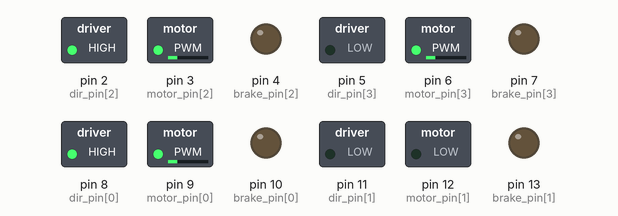
The sketch below on a simulated Arduino Uno, built with avr-gcc and run on an emulated ATmega328P. Parts: switched loads named in the sketch (green lamp = pin HIGH), output pins drawn as LEDs (lit = HIGH).

Above: at 0.05 s.
At 1.95 s:
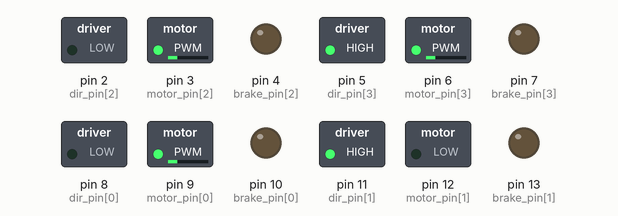
Timing chart, 0 to 3.0 s (numbered marks = the images above):
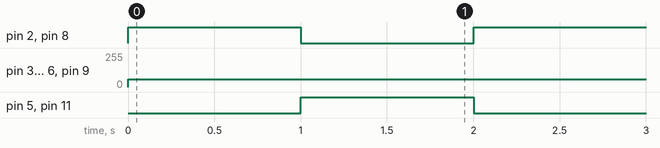

Measured:
- by itself, pin 2 (dir_pin[2]), pin 5 (dir_pin[3]), pin 8 (dir_pin[0]), pin 11 (dir_pin[1]): alternates HIGH for 1.0 s and LOW for 1.0 s
- by itself, pin 3 (motor_pin[2]), pin 6 (motor_pin[3]), pin 9 (motor_pin[0]): 0/255 → 58/255 at 0.00 s

The sketch:

mecanum_4wd.ino
```cpp
#define max_speed 150
#define DELAY 50

float J[4][3] = {{13.1579, -13.1579, -8.4211}, {13.1579, 13.1579, 8.4211}, {13.1579, 13.1579, -8.4211}, {13.1579, -13.1579, 8.4211}};
/*
  Conversion Matrix
  13.1579 -13.1579 -8.4211
  13.1579  13.1579  8.4211
  13.1579  13.1579 -8.4211
  13.1579 -13.1579  8.4211
*/
float Vsp[3] = {0, 0, 0};
float base_speed = 0.5; //in m/s
//Vmax = 3.725
//Vx,Vy,W
float max_div = 255.0, max_rpm = 468.0;
float conv_factor = max_div / max_rpm;
float pi = 3.1416;
float w[4] = {0, 0, 0, 0};
/*
  0 - FL
  1 - FR
  2 - BL
  3 - BR
*/
//Motor Pins
uint8_t motor_pin[4] = {9, 12, 3, 6};
uint8_t dir_pin[4] = {8, 11, 2, 5};
uint8_t brake_pin[4] = {10, 13, 4, 7};
/*
  Pin mappings to motors
  0 - front left motor
  1 - front right motor
  2 - rear left motor
  3 - rear right motor
*/
char sel = 0;
boolean flag = 0;
void setup() {
  Serial.begin(115200); //For debugging on Serial Monitor
  Serial.flush();
  init_motors();
}

void loop() {
    Vsp[0] = 0.85;
    Vsp[1] = 0;
    Vsp[2] = 0;
        matrix_mult();
    motors(w);
    delay(1000);
        Vsp[0] = -0.85;
    Vsp[1] = 0;
    Vsp[2] = 0;
        matrix_mult();
    motors(w);
    delay(1000);
 /* for(int k = 0; k < 2; k++)
  {
  for (int i = 0; i < 20; i++)
  {
    Vsp[0] = i * 0.05 * pow(-1,k);
    Vsp[1] = 0;
    Vsp[2] = 0;
    matrix_mult();
    motors(w);
    delay(100);
  }
  for (int i = 19; i >=0; i--)
  {
    Vsp[0] = i * 0.05 * pow(-1,k);
    Vsp[1] = 0;
    Vsp[2] = 0;
    matrix_mult();
    motors(w);
    delay(100);
  }
  }
  for(int k = 0; k < 2; k++)
  {
  for (int i = 0; i < 20; i++)
  {
    Vsp[0] = 0;
    Vsp[1] = i * 0.05 * pow(-1,k);
    Vsp[2] = 0;
    matrix_mult();
    motors(w);
    delay(100);
  }
  for (int i = 19; i >=0; i--)
  {
    Vsp[0] = 0;
    Vsp[1] = i * 0.05 * pow(-1,k);
    Vsp[2] = 0;
    matrix_mult();
    motors(w);
    delay(100);
  }
  }

  for(int k = 0; k < 2; k++)
  {
  for (int i = 0; i < 20; i++)
  {
    Vsp[0] = 0;
    Vsp[1] = 0;
    Vsp[2] = i * 0.05 * pow(-1,k);
    matrix_mult();
    motors(w);
    delay(100);
  }
  for (int i = 19; i >=0; i--)
  {
    Vsp[0] = 0;
    Vsp[1] = 0;
    Vsp[2] = i * 0.05 * pow(-1,k);
    matrix_mult();
    motors(w);
    delay(100);
  }
  }*/
}

void motors(float motor_speed[4])
{
  for (int i = 0; i < 4; i++)
  {
    set_motor(i, motor_speed[i]);
  }
}

void matrix_mult()
{
  float sum = 0;
  for (int i = 0; i < 4; i++)
  {
    sum  = 0;
    for (int j = 0; j < 3; j++)
    {
      sum += (J[i][j] * Vsp[j]);
    }
    w[i] = sum;
    w[i] = w[i] * 60 / (2 * pi); //rps to RpM
    w[i] = w[i] * conv_factor; //RpM to Arduino PWM value*/
    if (abs(w[i]) > 255)
    {
      if (w[i] > 0)
      {
        w[i] = 255;
      }
      else
      {
        w[i] = -255;
      }
    }
    //Serial.print(String(w[i]) + " ");
  }
  // Serial.println("");
}


void set_motor(uint8_t index, int motor_speed)
{
  if (index % 2 == 0)
    motor_speed = -1 * motor_speed;
  if (motor_speed > 0)
  {
    //clock wise direction
    digitalWrite(brake_pin[index], LOW);
    digitalWrite(dir_pin[index], LOW);
    analogWrite(motor_pin[index], motor_speed);
  }
  else if (motor_speed < 0)
  {
    //anti clock wise direction
    digitalWrite(brake_pin[index], LOW);
    digitalWrite(dir_pin[index], HIGH);
    analogWrite(motor_pin[index], -1 * motor_speed);
  }
  else
  {
    //brake condition
    digitalWrite(brake_pin[index], HIGH);
  }
}

void init_motors()
{
  for (int i = 0; i < 4; i++)
  {
    pinMode(motor_pin[i], OUTPUT);
    pinMode(dir_pin[i], OUTPUT);
    pinMode(brake_pin[i], OUTPUT);
    digitalWrite(brake_pin[i], LOW);
  }
}
```
